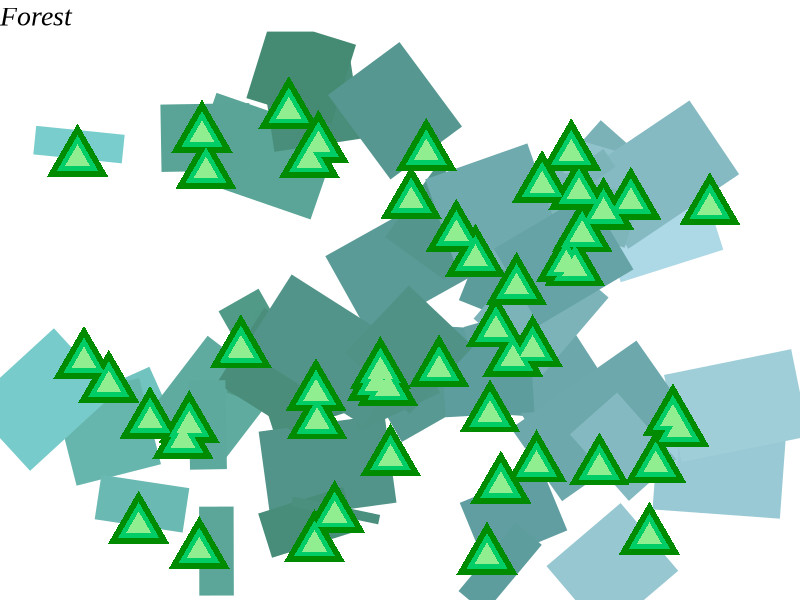
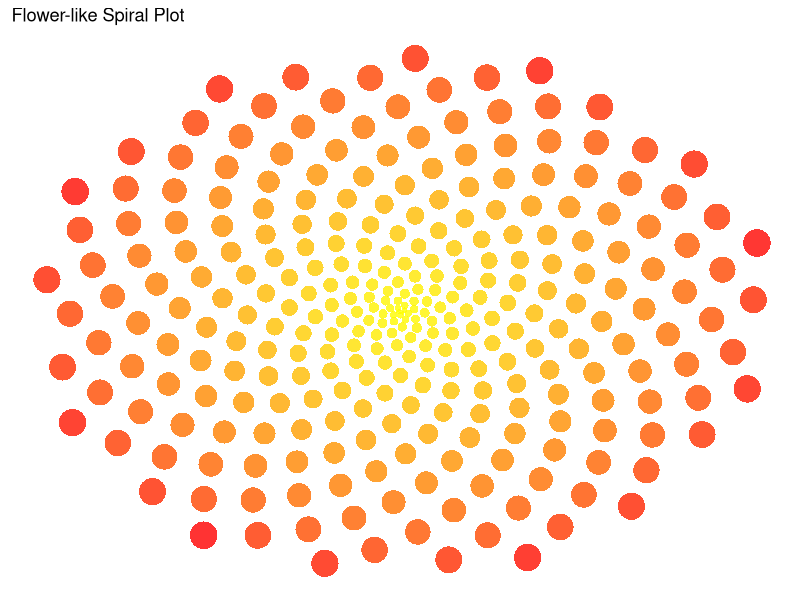

These charts were generated, in order, by the following R code:
## ---- chunk 1
#| label: libraries

library(ggplot2)
library(scales)
library(ggthemes)
library(tibble)
## ---- chunk 2
set.seed(1)
n <- 50
dat <- tibble(
  x0 = runif(n),
  y0 = runif(n),
  x1 = x0 + runif(n, min = -.2, max = .2),
  y1 = y0 + runif(n, min = -.2, max = .2),
  shade = runif(n), 
  size = runif(n)
)


pal <- c("darkslategray3", "aquamarine4", "cadetblue", "lightblue")


dat |>
  ggplot(aes(x = x0, y = y0,
             xend = x1, yend = y1,
             color = x0)) +
  geom_segment(show.legend = FALSE, linewidth = 30) +
  geom_point(show.legend = FALSE, size = 15, shape = 17, 
             color = "green4") +
  geom_point(show.legend = FALSE, size = 10, shape = 17, 
             color = "springgreen3") +
  geom_point(show.legend = FALSE, size = 6, shape = 17, 
             color = "lightgreen") +
  
  #coord_polar() +
  scale_y_continuous(expand = c(0, 0)) +
  scale_x_continuous(expand = c(0, 0)) + 
  scale_colour_gradientn(colours = pal) +
  scale_size(range = c(0, 10)) +
  theme_void() +
  labs(title = "Forest") +
  theme(
    plot.title = element_text(family = "Times New Roman", size = 20, 
                              face = "italic", color = "black")
  )
## ---- chunk 3



# Define the number of points and the Golden Angle
points <- 300
angle <- pi * (3 - sqrt(5))

# Generate the spiral points
t <- (1:points) * angle
x <- sin(t)
y <- cos(t)
df <- data.frame(t, x, y)

# Plot the points in a spiral pattern
p <- ggplot(df, aes(x * t, y * t, color = t))

# Create a flower-like plot
p + geom_point(aes(size = t), alpha = 0.8, shape = 16) +
  scale_color_gradient(low = "yellow", high = "red") +  
  scale_size(range = c(1, 9)) +  # 
  theme(panel.background = element_rect(fill = "white"),
        panel.grid = element_blank(),
        axis.text = element_blank(),
        axis.title = element_blank(),
        axis.ticks = element_blank(),
        legend.position = "none") +
  ggtitle("Flower-like Spiral Plot")



# source: https://art-from-code.netlify.app/day-1/session-3/
# source: https://rpubs.com/Sergio_Garcia/phyllotaxis_r
# source: https://ggplot2.tidyverse.org/reference/scale_gradient.html 
